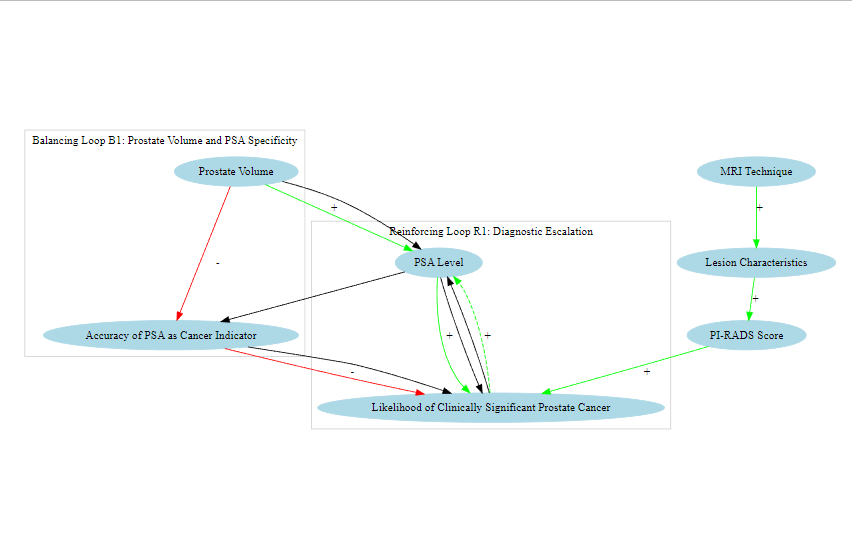

Here is the R script that generated this plot:
library(DiagrammeR)

grViz("
digraph CLD {
  
  # Node Definitions
  node [shape = ellipse, style = filled, color = lightblue]
  ProstateVolume [label = 'Prostate Volume']
  PSA [label = 'PSA Level']
  PI_RADS [label = 'PI-RADS Score']
  LesionChar [label = 'Lesion Characteristics']
  CancerLikelihood [label = 'Likelihood of Clinically Significant Prostate Cancer']
  MRI [label = 'MRI Technique']
  PSA_Accuracy [label = 'Accuracy of PSA as Cancer Indicator']

  # Edge Definitions (Relationships)
  edge [color = black]
  ProstateVolume -> PSA [label = '+', color = green]
  PSA -> CancerLikelihood [label = '+', color = green]
  LesionChar -> PI_RADS [label = '+', color = green]
  PI_RADS -> CancerLikelihood [label = '+', color = green]
  CancerLikelihood -> PSA [label = '+', color = green, style = dashed]
  MRI -> LesionChar [label = '+', color = green]
  ProstateVolume -> PSA_Accuracy [label = '-', color = red]
  PSA_Accuracy -> CancerLikelihood [label = '-', color = red]

  # Feedback Loops
  subgraph cluster_R1 {
    label = 'Reinforcing Loop R1: Diagnostic Escalation';
    color = lightgray;
    PSA -> CancerLikelihood;
    CancerLikelihood -> PSA;
  }

  subgraph cluster_B1 {
    label = 'Balancing Loop B1: Prostate Volume and PSA Specificity';
    color = lightgray;
    ProstateVolume -> PSA -> PSA_Accuracy -> CancerLikelihood;
  }
}
")
